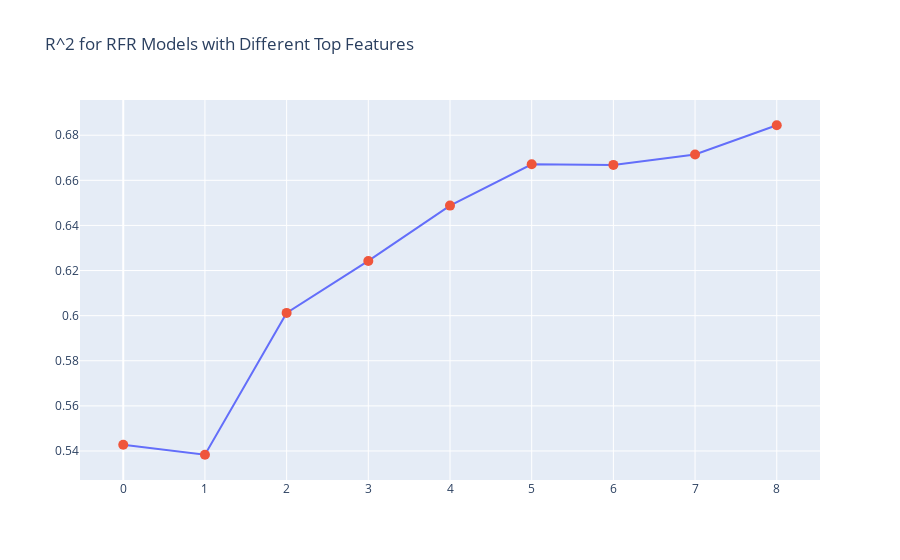

This figure's notebook cell:
### Code cell
plot_model_stats(df_model_stats, 'R^2', 'R^2 for RFR Models with Different Top Features')

### Figure 1 — Plotly figure (JSON) as saved in the notebook; plotly's stock layout.template omitted (floating-point values rounded to 4 significant figures)
{"data": [{"mode": "lines", "showlegend": false, "type": "scatter", "x": [0, 1, 2, 3, 4, 5, 6, 7, 8], "y": [0.5428, 0.5383, 0.6012, 0.6243, 0.6488, 0.6671, 0.6668, 0.6715, 0.6844]}, {"hoverinfo": "text", "hovertext": ["top_feature<br>R^2: 0.542762", "top_2_feats<br>R^2: 0.538332", "top_3_feats<br>R^2: 0.60122", "top_4_feats<br>R^2: 0.624252", "top_5_feats<br>R^2: 0.648785", "top_6_feats<br>R^2: 0.667094", "top_7_feats<br>R^2: 0.666849", "top_8_feats<br>R^2: 0.671458", "all_feats<br>R^2: 0.684417"], "marker": {"size": 10}, "mode": "markers", "showlegend": false, "type": "scatter", "x": [0, 1, 2, 3, 4, 5, 6, 7, 8], "y": [0.5428, 0.5383, 0.6012, 0.6243, 0.6488, 0.6671, 0.6668, 0.6715, 0.6844]}], "layout": {"title": {"text": "R^2 for RFR Models with Different Top Features"}}}
